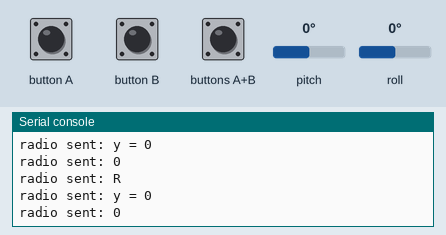
Recording of a program running on a simulated BBC micro:bit (MakeCode). Shown: the last lines printed to the serial console. Inputs (shaded band) come from the test bench; at power-on: pitch 0°, roll 0°. No radio messages arrive unless stated (any console line starting 'radio sent:' is added by the test bench).

Above: at 1.2 s.
1.3 s: button A pressed for 0.15 s
2.9 s: button B pressed for 0.15 s
4.5 s: buttons A+B pressed for 0.15 s
6.1 s: pitch set to -172°
At 6.9 s:
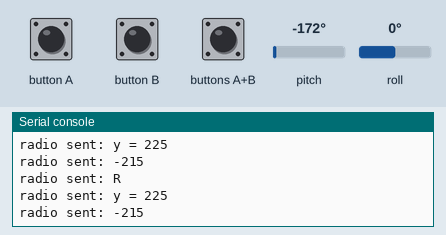
7.6 s: roll set to -172°
At 8.3 s:
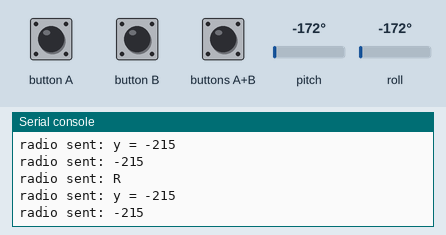
9.1 s: pitch set to -90°
At 9.6 s:
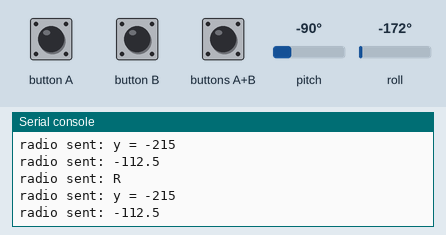
Timing chart, 0 to 11.6 s (numbered marks = the images above; inputs shaded):
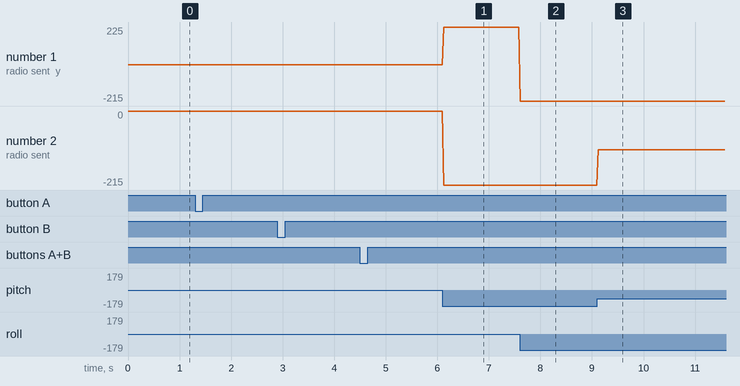

The program:

main.ts
```typescript
radio.setGroup(2)
basic.forever(function () {
    if (input.buttonIsPressed(Button.AB)) {
        radio.sendString("AB")
    } else if (input.buttonIsPressed(Button.B)) {
        radio.sendString("B")
    } else if (input.buttonIsPressed(Button.A)) {
        radio.sendString("A")
    } else {
        radio.sendString("R")
    }
    if (input.rotation(Rotation.Roll) < -10 || input.rotation(Rotation.Roll) > 10) {
        radio.sendValue("y", input.rotation(Rotation.Roll) * 100 / 80)
    } else {
        radio.sendValue("y", 0)
    }
    if (input.rotation(Rotation.Pitch) < -10 || input.rotation(Rotation.Pitch) > 10) {
        radio.sendNumber(input.rotation(Rotation.Pitch) * 100 / 80)
    } else {
        radio.sendNumber(0)
    }
})
```

test.ts
```typescript
// les tests vont ici ; cela ne sera pas compilé si ce paquet est utilisé en tant qu'extension.
```

Measured:
- after the input at 6.1 s, the serial console: prints a new line at once (image 1)
- after the input at 7.6 s, the serial console: prints a new line at once (image 2)
- after the input at 9.1 s, the serial console: prints a new line at once (image 3)
- plotted number 1: 0 → 225 after the input at 6.1 s
- plotted number 2: 0 → -215 after the input at 6.1 s, -215 → -112.5 after the input at 9.1 s
